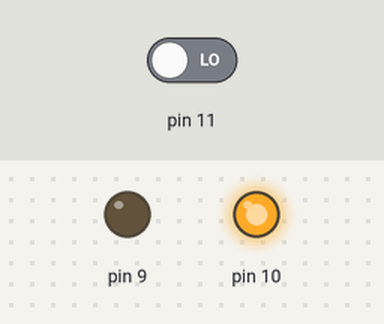
Recording of a sketch running on a simulated Arduino Uno, built with avr-gcc and run on an emulated ATmega328P. On the bench: output pins drawn as LEDs (lit = HIGH). The test bench sets the inputs (shaded band); at power-on: pin 11 LOW.

Above: at 1.2 s.
1.3 s: pin 11 driven HIGH
At 2.0 s:
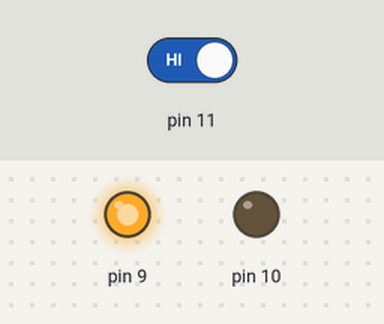
2.8 s: pin 11 driven LOW
At 3.2 s:
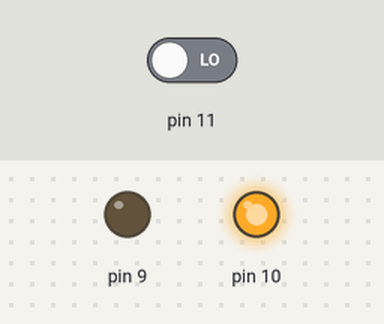
Timing chart, 0 to 5.8 s (numbered marks = the images above; inputs shaded):
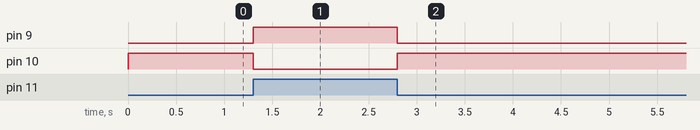

Measured:
- after the input at 1.3 s, pin 9: LOW → HIGH at once; pin 10: HIGH → LOW at once
- after the input at 2.8 s, pin 9: HIGH → LOW at once; pin 10: LOW → HIGH at once

The sketch:

Sensor_MOTOR_Test.ino
```cpp
int x;
void setup()
{
  pinMode(9, OUTPUT);
  pinMode(10, OUTPUT);
}

void loop()
{
  x = digitalRead (11);
  if(x == 1)
  {
    digitalWrite(9, HIGH);
    digitalWrite(10, LOW);
  }
  else
  {
    digitalWrite(9, LOW);
    digitalWrite(10, HIGH);
  }
}
```
